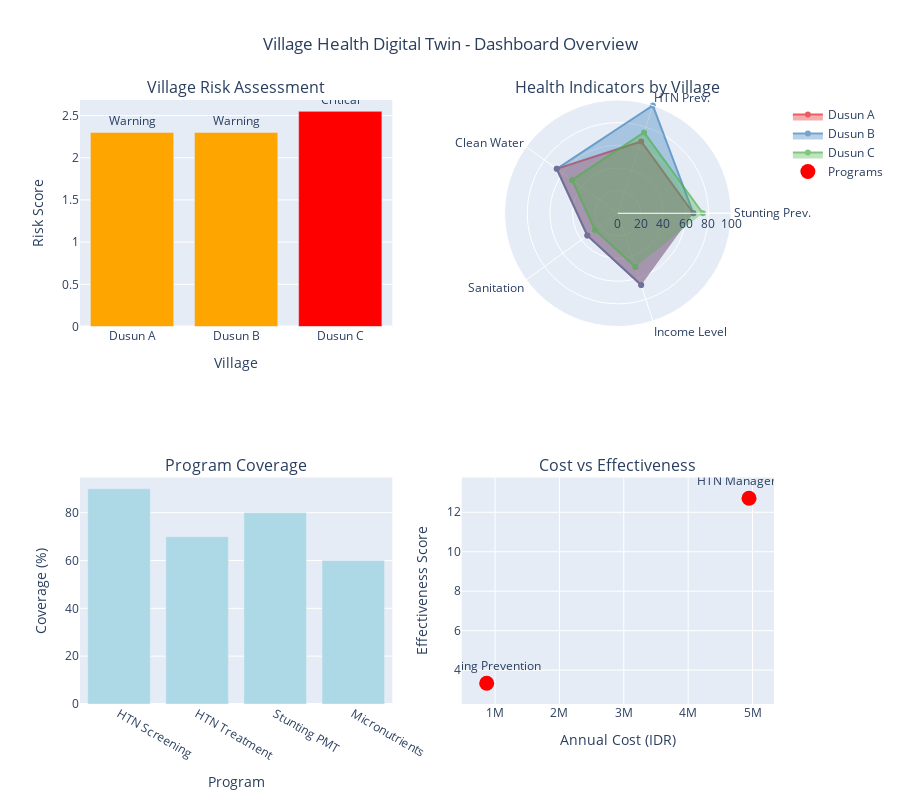
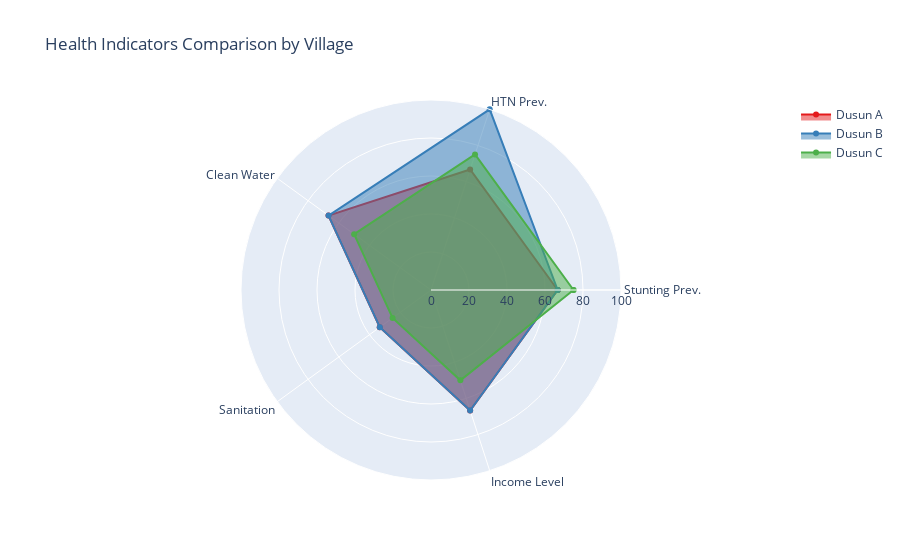

The cell these charts' notebook holds for them, in order:
### Markdown cell above
## 8. Interactive Dashboard Overview

### Code cell
# Replace cell 12 (Interactive Dashboard Overview) with this corrected version:

# Create interactive dashboard using Plotly
from plotly.subplots import make_subplots
import plotly.graph_objects as go

# Create subplot structure - using "polar" instead of "radar"
fig = make_subplots(
    rows=2, cols=2,
    subplot_titles=('Village Risk Assessment', 'Health Indicators by Village', 
                   'Program Coverage', 'Cost vs Effectiveness'),
    specs=[[{"type": "bar"}, {"type": "polar"}],
           [{"type": "bar"}, {"type": "scatter"}]]
)

# 1. Village Risk Assessment
risk_colors_map = {'Normal': 'green', 'Warning': 'orange', 'Critical': 'red'}
colors = [risk_colors_map[risk] for risk in village_df['overall_risk']]

fig.add_trace(
    go.Bar(x=village_df['dusun'], y=village_df['health_risk_score'],
           marker_color=colors, name='Risk Score',
           text=village_df['overall_risk'], textposition='outside',
           showlegend=False),
    row=1, col=1
)

# 2. Radar chart for health indicators - using Scatterpolar
categories = ['Stunting Prev.', 'HTN Prev.', 'Clean Water', 'Sanitation', 'Income Level']

for idx, dusun in enumerate(village_df['dusun']):
    row_data = village_df[village_df['dusun'] == dusun].iloc[0]
    values = [
        row_data['stunting_prevalence'],
        row_data['htn_prevalence'], 
        row_data['clean_water_pct'],
        row_data['sanitation_pct'],
        100 - row_data['low_income_pct']  # Invert for better visualization
    ]
    
    fig.add_trace(
        go.Scatterpolar(
            r=values,
            theta=categories,
            fill='toself',
            name=dusun,
            line_color=px.colors.qualitative.Set1[idx],
            opacity=0.7
        ),
        row=1, col=2
    )

# 3. Program Coverage
coverage_data = pd.DataFrame({
    'Program': ['HTN Screening', 'HTN Treatment', 'Stunting PMT', 'Micronutrients'],
    'Offered': [
        adults_htn['offered_htn_program'].sum(),
        adults_htn['uptake_htn_program'].sum(),
        children_stunting['offered_stunting_program'].sum(),
        children_stunting['uptake_stunting_program'].sum()
    ],
    'Total_Eligible': [
        adults_htn['eligible_screening_htn'].sum(),
        adults_htn['eligible_screening_htn'].sum(),
        children_stunting['eligible_PMT_micronutrient'].sum(),
        children_stunting['eligible_PMT_micronutrient'].sum()
    ]
})
coverage_data['Coverage_Pct'] = (coverage_data['Offered'] / coverage_data['Total_Eligible']) * 100

fig.add_trace(
    go.Bar(x=coverage_data['Program'], y=coverage_data['Coverage_Pct'],
           name='Coverage %', marker_color='lightblue',
           showlegend=False),
    row=2, col=1
)

# 4. Cost vs Effectiveness scatter
# Add individual program data points
programs_cost_eff = pd.DataFrame({
    'Program': ['HTN Management', 'Stunting Prevention'],
    'Annual_Cost': [avg_htn_cost, avg_stunting_cost],
    'Effectiveness': [avg_bp_reduction, avg_haz_improvement * 10]  # Scale HAZ for visibility
})

fig.add_trace(
    go.Scatter(x=programs_cost_eff['Annual_Cost'], y=programs_cost_eff['Effectiveness'],
               mode='markers+text', text=programs_cost_eff['Program'],
               textposition='top center', marker_size=15,
               name='Programs', marker_color='red'),
    row=2, col=2
)

# Update layout
fig.update_layout(
    title_text="Village Health Digital Twin - Dashboard Overview",
    title_x=0.5,
    height=800,
    showlegend=True
)

# Update axes labels
fig.update_xaxes(title_text="Village", row=1, col=1)
fig.update_yaxes(title_text="Risk Score", row=1, col=1)

# Update polar chart
fig.update_polars(
    radialaxis=dict(visible=True, range=[0, 100]),
    row=1, col=2
)

fig.update_xaxes(title_text="Program", row=2, col=1)
fig.update_yaxes(title_text="Coverage (%)", row=2, col=1)

fig.update_xaxes(title_text="Annual Cost (IDR)", row=2, col=2)
fig.update_yaxes(title_text="Effectiveness Score", row=2, col=2)

fig.show()

# Alternative: Create separate radar chart if the above doesn't work well
print("\n=== Creating Alternative Radar Chart ===")

# Standalone radar chart for better visualization
radar_fig = go.Figure()

for idx, dusun in enumerate(village_df['dusun']):
    row_data = village_df[village_df['dusun'] == dusun].iloc[0]
    values = [
        row_data['stunting_prevalence'],
        row_data['htn_prevalence'], 
        row_data['clean_water_pct'],
        row_data['sanitation_pct'],
        100 - row_data['low_income_pct'],
        row_data['stunting_prevalence']  # Close the radar
    ]
    
    categories_closed = categories + [categories[0]]  # Close the radar
    
    radar_fig.add_trace(go.Scatterpolar(
        r=values,
        theta=categories_closed,
        fill='toself',
        name=dusun,
        line_color=px.colors.qualitative.Set1[idx]
    ))

radar_fig.update_layout(
    polar=dict(
        radialaxis=dict(
            visible=True,
            range=[0, 100]
        )),
    title="Health Indicators Comparison by Village",
    showlegend=True
)

radar_fig.show()

# Summary statistics table
print("\n=== VILLAGE HEALTH SUMMARY ===")
summary_stats = village_df.groupby('overall_risk').agg({
    'dusun': 'count',
    'total_households': 'sum',
    'stunting_prevalence': 'mean',
    'htn_prevalence': 'mean',
    'clean_water_pct': 'mean'
}).round(1)
summary_stats.columns = ['Villages', 'Total HH', 'Avg Stunting %', 'Avg HTN %', 'Avg Clean Water %']
display(summary_stats)

### Figure 1 — Plotly figure (JSON) as saved in the notebook; plotly's stock layout.template omitted (floating-point values rounded to 4 significant figures)
{"data": [{"marker": {"color": ["orange", "orange", "red"]}, "name": "Risk Score", "showlegend": false, "text": ["Warning", "Warning", "Critical"], "textposition": "outside", "type": "bar", "x": ["Dusun A", "Dusun B", "Dusun C"], "xaxis": "x", "y": [2.3, 2.3, 2.55], "yaxis": "y"}, {"fill": "toself", "line": {"color": "rgb(228,26,28)"}, "name": "Dusun A", "opacity": 0.7, "r": [66.67, 66.67, 66.67, 33.33, 66.67], "subplot": "polar", "theta": ["Stunting Prev.", "HTN Prev.", "Clean Water", "Sanitation", "Income Level"], "type": "scatterpolar"}, {"fill": "toself", "line": {"color": "rgb(55,126,184)"}, "name": "Dusun B", "opacity": 0.7, "r": [66.67, 100, 66.67, 33.33, 66.67], "subplot": "polar", "theta": ["Stunting Prev.", "HTN Prev.", "Clean Water", "Sanitation", "Income Level"], "type": "scatterpolar"}, {"fill": "toself", "line": {"color": "rgb(77,175,74)"}, "name": "Dusun C", "opacity": 0.7, "r": [75, 75, 50, 25, 50], "subplot": "polar", "theta": ["Stunting Prev.", "HTN Prev.", "Clean Water", "Sanitation", "Income Level"], "type": "scatterpolar"}, {"marker": {"color": "lightblue"}, "name": "Coverage %", "showlegend": false, "type": "bar", "x": ["HTN Screening", "HTN Treatment", "Stunting PMT", "Micronutrients"], "xaxis": "x2", "y": [90.0, 70.0, 80.0, 60.0], "yaxis": "y2"}, {"marker": {"color": "red", "size": 15}, "mode": "markers+text", "name": "Programs", "text": ["HTN Management", "Stunting Prevention"], "textposition": "top center", "type": "scatter", "x": [4946000.0, 870000.0], "xaxis": "x3", "y": [12.71, 3.333], "yaxis": "y3"}], "layout": {"annotations": [{"font": {"size": 16}, "showarrow": false, "text": "Village Risk Assessment", "x": 0.225, "xanchor": "center", "xref": "paper", "y": 1, "yanchor": "bottom", "yref": "paper"}, {"font": {"size": 16}, "showarrow": false, "text": "Health Indicators by Village", "x": 0.775, "xanchor": "center", "xref": "paper", "y": 1, "yanchor": "bottom", "yref": "paper"}, {"font": {"size": 16}, "showarrow": false, "text": "Program Coverage", "x": 0.225, "xanchor": "center", "xref": "paper", "y": 0.375, "yanchor": "bottom", "yref": "paper"}, {"font": {"size": 16}, "showarrow": false, "text": "Cost vs Effectiveness", "x": 0.775, "xanchor": "center", "xref": "paper", "y": 0.375, "yanchor": "bottom", "yref": "paper"}], "height": 800, "polar": {"domain": {"x": [0.55, 1], "y": [0.625, 1]}, "radialaxis": {"range": [0, 100], "visible": true}}, "showlegend": true, "title": {"text": "Village Health Digital Twin - Dashboard Overview", "x": 0.5}, "xaxis": {"anchor": "y", "domain": [0, 0.45], "title": {"text": "Village"}}, "xaxis2": {"anchor": "y2", "domain": [0, 0.45], "title": {"text": "Program"}}, "xaxis3": {"anchor": "y3", "domain": [0.55, 1], "title": {"text": "Annual Cost (IDR)"}}, "yaxis": {"anchor": "x", "domain": [0.625, 1], "title": {"text": "Risk Score"}}, "yaxis2": {"anchor": "x2", "domain": [0, 0.375], "title": {"text": "Coverage (%)"}}, "yaxis3": {"anchor": "x3", "domain": [0, 0.375], "title": {"text": "Effectiveness Score"}}}}

### Figure 2 — Plotly figure (JSON) as saved in the notebook; plotly's stock layout.template omitted (floating-point values rounded to 4 significant figures)
{"data": [{"fill": "toself", "line": {"color": "rgb(228,26,28)"}, "name": "Dusun A", "r": [66.67, 66.67, 66.67, 33.33, 66.67, 66.67], "theta": ["Stunting Prev.", "HTN Prev.", "Clean Water", "Sanitation", "Income Level", "Stunting Prev."], "type": "scatterpolar"}, {"fill": "toself", "line": {"color": "rgb(55,126,184)"}, "name": "Dusun B", "r": [66.67, 100, 66.67, 33.33, 66.67, 66.67], "theta": ["Stunting Prev.", "HTN Prev.", "Clean Water", "Sanitation", "Income Level", "Stunting Prev."], "type": "scatterpolar"}, {"fill": "toself", "line": {"color": "rgb(77,175,74)"}, "name": "Dusun C", "r": [75, 75, 50, 25, 50, 75], "theta": ["Stunting Prev.", "HTN Prev.", "Clean Water", "Sanitation", "Income Level", "Stunting Prev."], "type": "scatterpolar"}], "layout": {"polar": {"radialaxis": {"range": [0, 100], "visible": true}}, "showlegend": true, "title": {"text": "Health Indicators Comparison by Village"}}}
